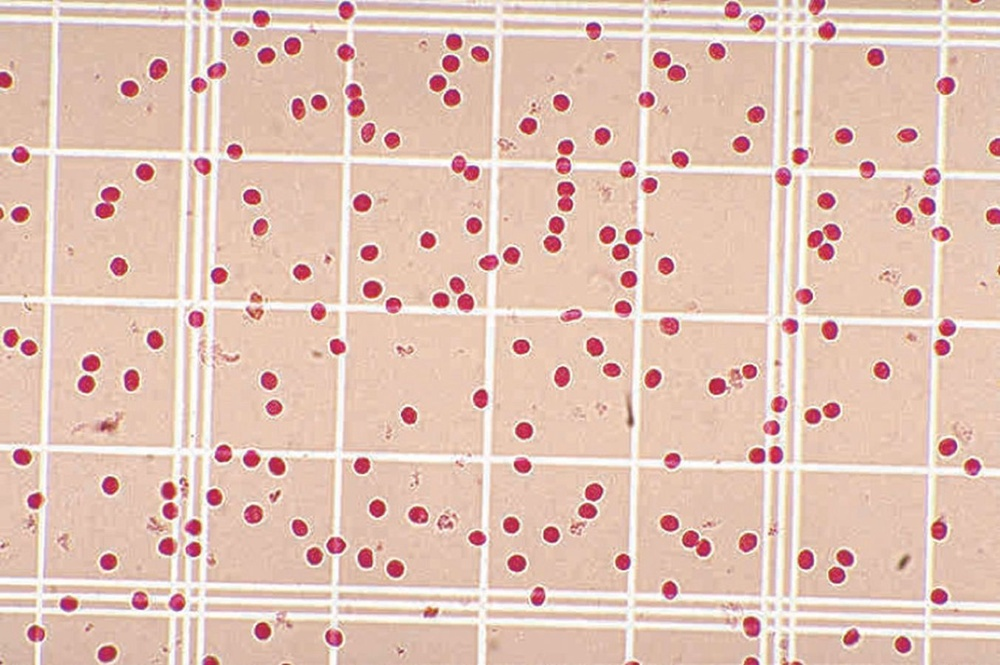
#> input picture misc/redbloodcell.jpg, 1000 x 665 px, shrunk from 1353 x 900 before the run
$ python main.py   (older library calls are emulated)
#> lines starting #> are read from the running program, lines starting #| are printed output that depends on the picture; after the words box and inside, x2 and y2 are one past the last pixel; in counts of white or black regions, pixels touching at a corner belong together
from skimage import io, filters
from scipy import ndimage
import matplotlib.pyplot as plt
import math
import numpy as np

im = io.imread('redbloodcell.jpg', as_grey=True)
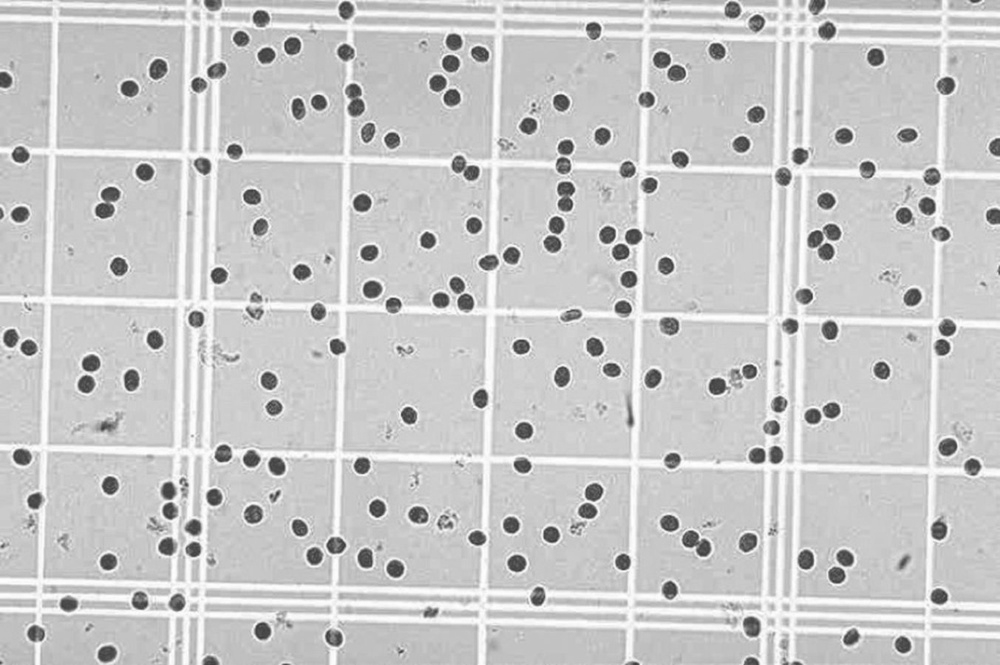
#> im: shape (665, 1000) float64; min 0.202, max 1, mean 0.787
sample = io.imread('singlecell.jpg', as_grey=True)
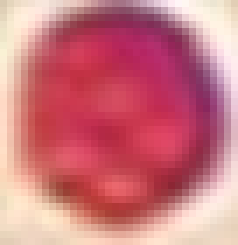
#> input picture misc/singlecell.jpg, 34 x 35 px, shrunk from 46 x 48 before the run (shown 7 times larger)
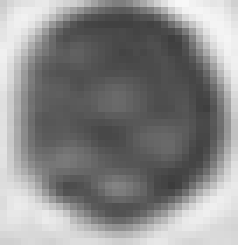
#> sample: shape (35, 34) float64 (shown 7 times larger); min 0.238, max 0.974, mean 0.54

val = filters.threshold_otsu(im)
#> val = 0.593
image_filtered = ndimage.binary_fill_holes(im < 0.6)
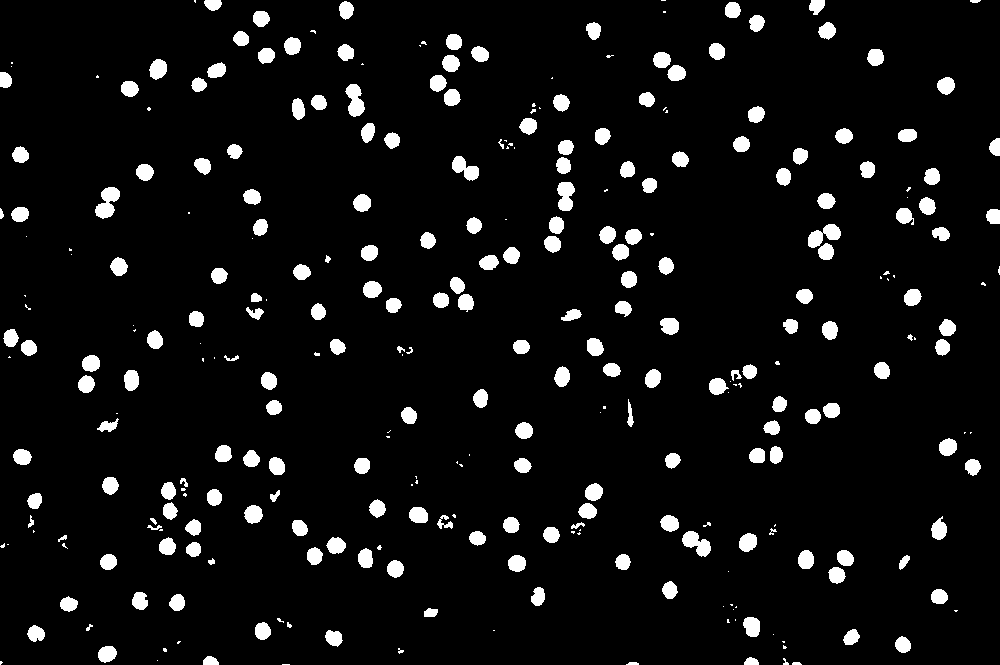
#> image_filtered: shape (665, 1000) bool; 6.3% white; 311 white regions (99 under 20 px), largest, box (x1, y1, x2, y2) and area: (95, 187, 120, 219) 476, (808, 224, 841, 248) 434, (682, 531, 711, 557) 423
cell = ndimage.binary_fill_holes(sample < 0.6)
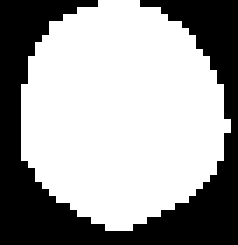
#> cell: shape (35, 34) bool (shown 7 times larger); 62.9% white; 1 black region, box (x1, y1, x2, y2) and area: (0, 0, 34, 35) 442

cell_height, cell_width = cell.shape
#> cell_height = 35; cell_width = 34
image_height, image_width = image_filtered.shape
#> image_height = 665; image_width = 1000

cell_height_offset = math.floor(cell_height / 2)
#> cell_height_offset = 17
scan_height_start = cell_height_offset;
#> scan_height_start = 17
scan_height_end = image_height - cell_height
#> scan_height_end = 630

cell_width_offset = math.floor(cell_width / 2)
#> cell_width_offset = 17
scan_width_start = cell_width_offset;
#> scan_width_start = 17
scan_width_end = image_width - cell_width
#> scan_width_end = 966

plt.imshow(image_filtered, cmap='gray')
plt.show()

plt.imshow(cell, cmap='gray')
plt.show()


match_matrix = np.zeros((scan_height_end, scan_width_end))

# [28 lines of commented-out code are left out]
